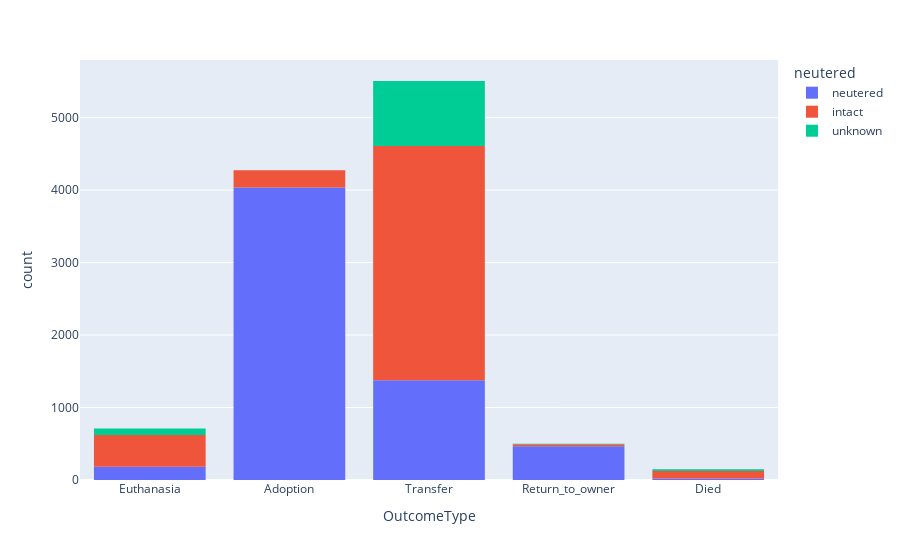

The cell this chart's notebook holds for it:
### Code cell
fig = px.histogram(train[train['AnimalType'] == 'Cat'], x="OutcomeType", color='neutered')
fig.show()

### Figure 1 — Plotly figure (JSON) as saved in the notebook; plotly's stock layout.template omitted (floating-point values rounded to 4 significant figures; data arrays with more than 128 entries replaced by an {"elided": "..."} marker saying what was removed)
{"data": [{"alignmentgroup": "True", "bingroup": "x", "hovertemplate": "neutered=neutered<br>OutcomeType=%{x}<br>count=%{y}<extra></extra>", "legendgroup": "neutered", "marker": {"color": "#636efa", "pattern": {"shape": ""}}, "name": "neutered", "offsetgroup": "neutered", "orientation": "v", "showlegend": true, "type": "histogram", "x": {"elided": "6077 str values"}, "xaxis": "x", "yaxis": "y"}, {"alignmentgroup": "True", "bingroup": "x", "hovertemplate": "neutered=intact<br>OutcomeType=%{x}<br>count=%{y}<extra></extra>", "legendgroup": "intact", "marker": {"color": "#EF553B", "pattern": {"shape": ""}}, "name": "intact", "offsetgroup": "intact", "orientation": "v", "showlegend": true, "type": "histogram", "x": {"elided": "4041 str values"}, "xaxis": "x", "yaxis": "y"}, {"alignmentgroup": "True", "bingroup": "x", "hovertemplate": "neutered=unknown<br>OutcomeType=%{x}<br>count=%{y}<extra></extra>", "legendgroup": "unknown", "marker": {"color": "#00cc96", "pattern": {"shape": ""}}, "name": "unknown", "offsetgroup": "unknown", "orientation": "v", "showlegend": true, "type": "histogram", "x": {"elided": "1016 str values"}, "xaxis": "x", "yaxis": "y"}], "layout": {"barmode": "relative", "legend": {"title": {"text": "neutered"}, "tracegroupgap": 0}, "margin": {"t": 60}, "xaxis": {"anchor": "y", "domain": [0, 1], "title": {"text": "OutcomeType"}}, "yaxis": {"anchor": "x", "domain": [0, 1], "title": {"text": "count"}}}}
